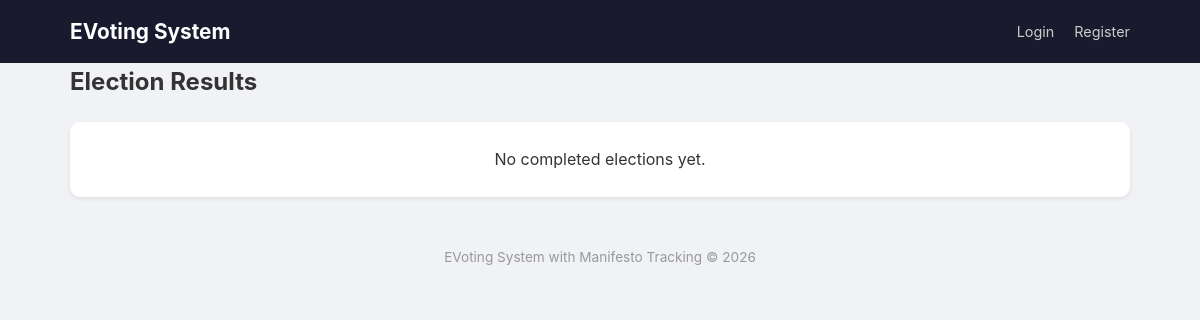
The page /results/8/ on the database as committed earlier.
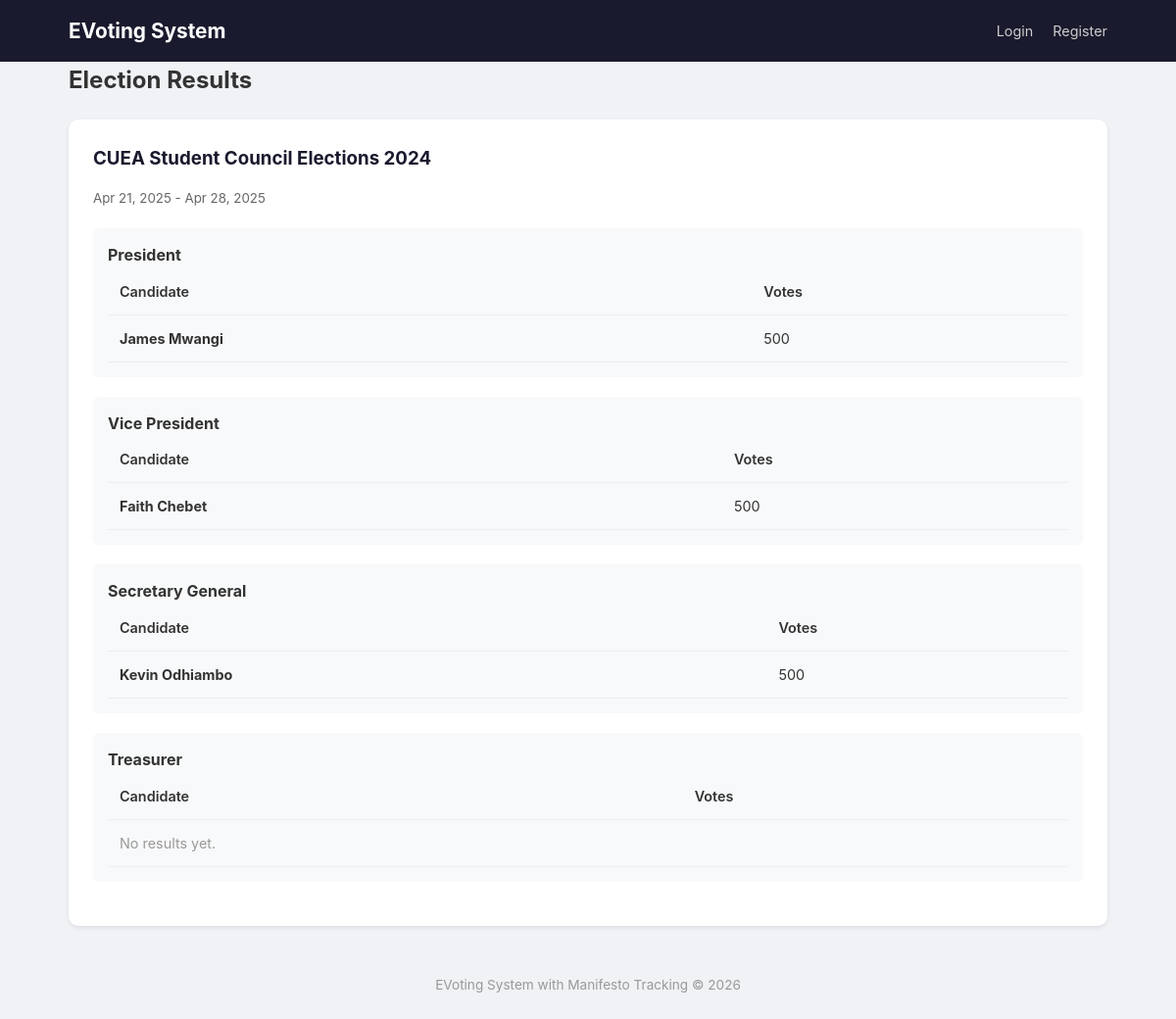
The same page on the database as committed later.
### core/models.py (models this page shows, shortened)
class Election(models.Model):
    title = models.CharField(max_length=200)
    description = models.TextField(blank=True)
    start_date = models.DateTimeField()
    end_date = models.DateTimeField()
    is_active = models.BooleanField(default=False)
    created_at = models.DateTimeField(auto_now_add=True)
    class Meta:
        ordering = ['-created_at']

class Position(models.Model):
    election = models.ForeignKey(Election, on_delete=models.CASCADE, related_name='positions')
    title = models.CharField(max_length=200)
    description = models.TextField(blank=True)
    max_votes = models.IntegerField(default=1)
    order = models.IntegerField(default=0)
    class Meta:
        ordering = ['order']

class Candidate(models.Model):
    user = models.OneToOneField(User, on_delete=models.CASCADE, related_name='candidate_profile')
    position = models.ForeignKey(Position, on_delete=models.SET_NULL, null=True, related_name='candidates')
    election = models.ForeignKey(Election, on_delete=models.CASCADE, related_name='candidates')
    bio = models.TextField(blank=True)
    photo = models.URLField(blank=True, help_text='URL to candidate photo')
    is_approved = models.BooleanField(default=False)
    created_at = models.DateTimeField(auto_now_add=True)
    class Meta:
        ordering = ['position__order', 'user__username']

class User(AbstractUser):
    ROLE_CHOICES = (
        ('voter', 'Voter'),
        ('candidate', 'Candidate'),
        ('admin', 'Admin'),
    )
    role = models.CharField(max_length=20, choices=ROLE_CHOICES, default='voter')
    is_verified = models.BooleanField(default=False)
    student_id = models.CharField(max_length=50, unique=True, null=True, blank=True)

### core/views.py (the view)
# urls.py: path('results/', views.results, name='results'),              # All past election results
def results(request, election_id=None):
    if election_id:
        elections = Election.objects.filter(id=election_id)
    else:
        elections = Election.objects.filter(end_date__lt=timezone.now())
    results_data = []
    for election in elections:
        positions_data = []
        for position in election.positions.all():
            candidates = Candidate.objects.filter(position=position, is_approved=True)
            candidate_data = []
            for c in candidates:
                vote_count = Vote.objects.filter(candidate=c, election=election).count()
                candidate_data.append({'candidate': c, 'vote_count': vote_count})
            candidate_data.sort(key=lambda x: x['vote_count'], reverse=True)  # Highest votes first
            positions_data.append({'position': position, 'candidates': candidate_data})
        results_data.append({'election': election, 'positions': positions_data})
    return render(request, 'core/results.html', {'results': results_data})

### core/templates/core/results.html (shortened to what this page needs)
{% extends "core/base.html" %}
{% block content %}
<h2 class="mb-20">Election Results</h2>
{% for r in results %}
    <div class="card">
        <h3>{{ r.election.title }}</h3>
        <small class="mb-10" style="display:block;color:#666;">{{ r.election.start_date|date:"M d, Y" }} - {{ r.election.end_date|date:"M d, Y" }}</small>
        {% for p in r.positions %}
            <div style="margin: 20px 0; padding: 15px; background: #f8f9fa; border-radius: 6px;">
                <h4>{{ p.position.title }}</h4>
                <table>
                    <tr><th>Candidate</th><th>Votes</th></tr>
                    {% for cd in p.candidates %}
                        <tr>
                            <td><strong>{{ cd.candidate.user.get_full_name|default:cd.candidate.user.username }}</strong></td>
                            <td>{{ cd.vote_count }}</td>
                        </tr>
                    {% empty %}
                        <tr><td colspan="2" style="color:#999;">No results yet.</td></tr>
                    {% endfor %}
                </table>
            </div>
        {% endfor %}
    </div>
{% empty %}
    <div class="card text-center">
        <p>No completed elections yet.</p>
    </div>
{% endfor %}
{% endblock %}

### core/templates/core/base.html (shortened to what this page needs)
<!DOCTYPE html>
<html lang="en">
<head>
</head>
<body>
    <nav>
        <div class="container">
            <h1><a href="/">EVoting System</a></h1>
            <ul>
                {% if user.is_authenticated %}
                    <li><a href="{% url 'dashboard' %}">Dashboard</a></li>
                    {% if user.role == 'admin' %}
                        <li><a href="{% url 'admin_elections' %}">Elections</a></li>
                        <li><a href="{% url 'admin_candidates' %}">Candidates</a></li>
                    {% endif %}
                    {% if user.role == 'candidate' %}
                        <li><a href="{% url 'manage_manifestos' %}">My Manifestos</a></li>
                    {% endif %}
                    <li><a href="{% url 'results' %}">Results</a></li>
                    <li><a href="{% url 'manifesto_tracking' %}">Tracking</a></li>
                    <li><a href="{% url 'leaderboard' %}">Leaderboard</a></li>
                    <li>
                        <form action="{% url 'logout' %}" method="post" style="display: inline;">
                            {% csrf_token %}
                            <button type="submit" style="background: none; border: none; color: #ccc; cursor: pointer; font-size: 0.9rem; font-family: inherit; padding: 0; outline: none; transition: color 0.2s;" onmouseover="this.style.color='#fff'" onmouseout="this.style.color='#ccc'">Logout ({{ user.username }})</button>
                        </form>
                    </li>
                {% else %}
                    <li><a href="{% url 'login' %}">Login</a></li>
                    <li><a href="{% url 'register' %}">Register</a></li>
                {% endif %}
            </ul>
        </div>
    </nav>
    <div class="container">
        {% block content %}{% endblock %}
    </div>
    <div class="footer">
        <p>EVoting System with Manifesto Tracking &copy; {% now "Y" %}</p>
    </div>
</body>
</html>

### core/templates/core/base.html (style rules this page uses)
* { margin: 0; padding: 0; box-sizing: border-box; }
body { font-family: -apple-system, BlinkMacSystemFont, 'Segoe UI', Roboto, sans-serif; background: #f0f2f5; color: #333; line-height: 1.6; }
.container { max-width: 1100px; margin: 0 auto; padding: 0 20px; }
nav { background: #1a1a2e; padding: 15px 0; }
nav .container { display: flex; justify-content: space-between; align-items: center; }
nav h1 { color: #fff; font-size: 1.3rem; }
nav h1 a { color: #fff; text-decoration: none; }
nav ul { list-style: none; display: flex; gap: 20px; }
nav ul li a { color: #ccc; text-decoration: none; font-size: 0.9rem; }
.card { background: #fff; border-radius: 10px; padding: 25px; margin-bottom: 20px; box-shadow: 0 2px 4px rgba(0,0,0,0.08); }
.card h3 { margin-bottom: 15px; color: #1a1a2e; }
table { width: 100%; border-collapse: collapse; }
table th, table td { padding: 12px; text-align: left; border-bottom: 1px solid #eee; font-size: 0.9rem; }
table th { background: #f8f9fa; font-weight: 600; }
.footer { text-align: center; padding: 30px; color: #999; font-size: 0.85rem; }
.mb-10 { margin-bottom: 10px; }
.mb-20 { margin-bottom: 20px; }

Rows that differ between the two databases and show on the page:
added Election: election "CUEA Student Council Elections 2024", election.start_date "Apr 21, 2025", election.end_date "Apr 28, 2025"
added Position: position "President"
added Candidate: candidate.user.get_full_name "James Mwangi", vote_count "500", shown under "President"
added Position: position "Vice President"
added Candidate: candidate.user.get_full_name "Faith Chebet", vote_count "500", shown under "Vice President"
added Position: position "Secretary General"
added Candidate: candidate.user.get_full_name "Kevin Odhiambo", vote_count "500", shown under "Secretary General"
added Position: position "Treasurer"
Other text that changed with them:
text no longer shown: "No completed elections yet."
